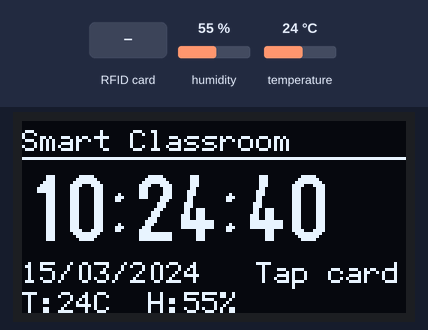
A sketch run on a simulated ESP32. Parts: 128×64 one-colour display. The inputs (shaded band) are chosen by the test bench; at power-on: humidity 55 %, temperature 24 °C. WiFi joins after 1.5 s; servers stay silent unless stated; uploads are accepted with an empty reply; the local clock reads 2024-03-15 10:24:30 at power-on unless the sketch sets it; what the sketch prints to the serial monitor is not drawn.

Above: at 10.7 s.
10.8 s: RFID card 5E 7A 19 C4 held to the reader
At 11.3 s:
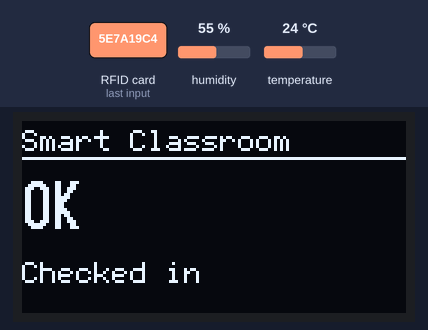
16.6 s: humidity set to 22 %
At 20.2 s:
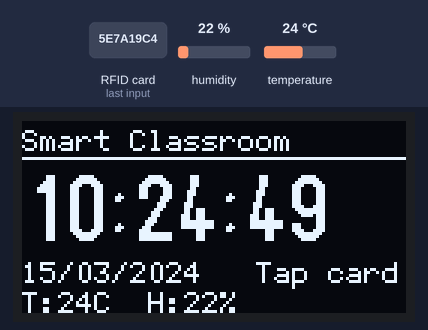
21.9 s: temperature set to 12 °C
At 25.3 s:
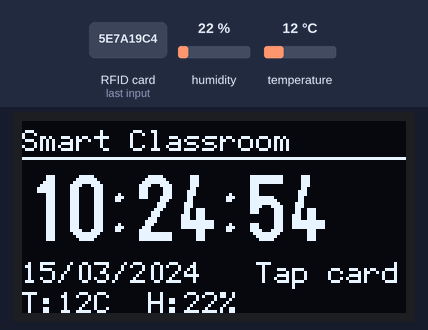
27.0 s: humidity set to 40 %
At 30.4 s:
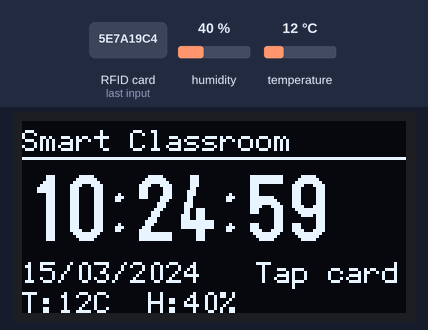
32.1 s: temperature set to 19 °C
At 35.1 s:
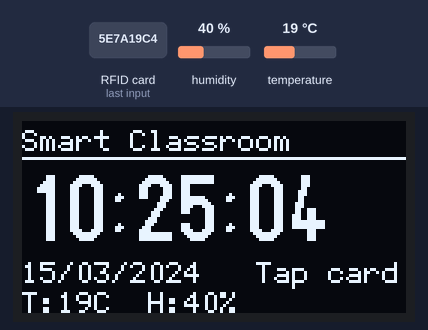
Timing chart, 0 to 36.6 s (numbered marks = the images above; inputs shaded):
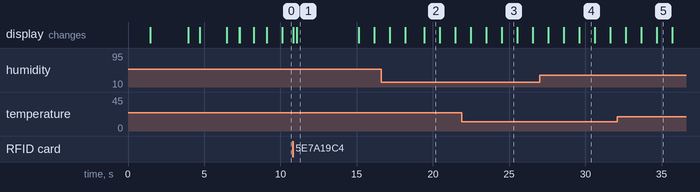

The sketch:

esp32_a_hub.ino
```cpp
/*
 * ESP-A Hub — Fresh build (เวอร์ชันก่อนแก้ขา)
 * RC522 + DHT11 + OLED SSD1306 0.96"
 *
 * OLED: SDA=21 SCL=22
 * DHT11: DATA=32
 * RC522: SS=5 RST=17 SCK=18 MOSI=23 MISO=19
 */

#include <WiFi.h>
#include <HTTPClient.h>
#include <WiFiClientSecure.h>
#include <SPI.h>
#include <MFRC522.h>
#include <Wire.h>
#include <U8g2lib.h>
#include <DHT.h>
#include <time.h>
#include "soc/soc.h"
#include "soc/rtc_cntl_reg.h"

const char* WIFI_SSID   = "ELECLAB2";
const char* WIFI_PASS   = "171172173";

// ออนไลน์ Render (หลัก) — local เป็นสำรองถ้า Render ล้ม
const bool  USE_HTTPS_DEFAULT = true;
const char* RENDER_HOST = "education-app-myav.onrender.com";
const char* LOCAL_HOST  = "10.5.200.126";
const int   LOCAL_PORT  = 8000;

const char* RFID_API_KEY     = "demo-reader-key-12345";
const char* TEMP_API_KEY     = "sensor-temp-key";
const char* HUMIDITY_API_KEY = "sensor-humidity-key";

bool useRender = true;

#define PIN_OLED_SDA  21
#define PIN_OLED_SCL  22
#define PIN_DHT       32
#define PIN_RFID_SS   5
#define PIN_RFID_RST  17
#define PIN_RFID_SCK  18
#define PIN_RFID_MISO 19
#define PIN_RFID_MOSI 23

U8G2_SSD1306_128X64_NONAME_F_SW_I2C u8_ssd(
    U8G2_R0, PIN_OLED_SCL, PIN_OLED_SDA, U8X8_PIN_NONE);
U8G2_SH1106_128X64_NONAME_F_SW_I2C u8_sh(
    U8G2_R0, PIN_OLED_SCL, PIN_OLED_SDA, U8X8_PIN_NONE);
U8G2* oled = nullptr;

DHT dht(PIN_DHT, DHT11);
MFRC522 mfrc522(PIN_RFID_SS, PIN_RFID_RST);

const unsigned long SENSOR_MS = 5000;
const unsigned long UI_MS     = 1000;
const unsigned long RFID_COOLDOWN_MS = 2500;

unsigned long lastSensorMs = 0;
unsigned long lastUiMs = 0;
unsigned long lastRfidMs = 0;
unsigned long overlayUntil = 0;

float lastTemp = NAN;
float lastHum = NAN;
String myIp = "-";
bool oledOk = false;
bool rfidOk = false;
bool timeOk = false;
char lineTitle[22] = "";
char lineDetail[22] = "";

String baseUrl() {
  if (useRender) {
    return String("https://") + RENDER_HOST;
  }
  return String("http://") + LOCAL_HOST + ":" + LOCAL_PORT;
}

WiFiClient plainClient;
WiFiClientSecure secureClient;

void logln(const String& s) {
  Serial.println(s);
  Serial.flush();
}

void showOverlay(const char* title, const char* detail, unsigned long ms = 3500) {
  snprintf(lineTitle, sizeof(lineTitle), "%.21s", title);
  snprintf(lineDetail, sizeof(lineDetail), "%.21s", detail);
  overlayUntil = millis() + ms;
  logln(String("[UI] ") + title + " | " + detail);
}

void getClock(char* t, char* d) {
  struct tm ti;
  if (!getLocalTime(&ti, 40)) {
    strcpy(t, "--:--:--");
    strcpy(d, "----/--/--");
    return;
  }
  snprintf(t, 16, "%02d:%02d:%02d", ti.tm_hour, ti.tm_min, ti.tm_sec);
  snprintf(d, 16, "%02d/%02d/%04d", ti.tm_mday, ti.tm_mon + 1, ti.tm_year + 1900);
}

void drawUi() {
  if (!oledOk || !oled) return;
  char t[16], d[16], sens[28];
  getClock(t, d);
  if (isnan(lastTemp) || isnan(lastHum)) strcpy(sens, "T:--C  H:--%");
  else snprintf(sens, sizeof(sens), "T:%.0fC  H:%.0f%%", lastTemp, lastHum);

  oled->clearBuffer();
  oled->setFont(u8g2_font_6x12_tf);
  oled->drawStr(0, 10, "Smart Classroom");
  oled->drawHLine(0, 12, 128);

  if (millis() < overlayUntil) {
    oled->setFont(u8g2_font_logisoso16_tf);
    oled->drawStr(0, 36, lineTitle);
    oled->setFont(u8g2_font_6x12_tf);
    oled->drawStr(0, 54, lineDetail);
  } else {
    oled->setFont(u8g2_font_logisoso22_tf);
    oled->drawStr(0, 40, t);
    oled->setFont(u8g2_font_6x12_tf);
    oled->drawStr(0, 54, d);
    oled->drawStr(0, 64, sens);
    oled->drawStr(78, 54, rfidOk ? "Tap card" : "No RFID");
  }
  oled->sendBuffer();
}

bool startOled(U8G2& drv, const char* name, uint8_t addr7) {
  drv.setI2CAddress(addr7 << 1);
  if (!drv.begin()) return false;
  drv.setPowerSave(0);
  oled = &drv;
  oledOk = true;
  oled->clearBuffer();
  oled->setFont(u8g2_font_ncenB14_tr);
  oled->drawStr(20, 30, "HELLO");
  oled->setFont(u8g2_font_6x12_tf);
  oled->drawStr(10, 50, name);
  oled->sendBuffer();
  Serial.printf("[OLED] OK %s @ 0x%02X\n", name, addr7);
  delay(900);
  return true;
}

bool initOled() {
  logln("[OLED] SSD1306 0.96\" SDA=21 SCL=22");
  pinMode(PIN_OLED_SDA, INPUT_PULLUP);
  pinMode(PIN_OLED_SCL, INPUT_PULLUP);
  delay(80);
  Wire.begin(PIN_OLED_SDA, PIN_OLED_SCL);
  Wire.setClock(100000);
  delay(80);
  bool has3C = false, has3D = false;
  int hits = 0;
  for (uint8_t a = 1; a < 127; a++) {
    Wire.beginTransmission(a);
    if (Wire.endTransmission() == 0) {
      hits++;
      Serial.printf("  I2C 0x%02X\n", a);
      if (a == 0x3C) has3C = true;
      if (a == 0x3D) has3D = true;
    }
  }
  Serial.printf("[OLED] scan hits=%d\n", hits);
  Wire.end();
  delay(30);
  if (hits == 0) return false;
  uint8_t addrs[2];
  int n = 0;
  if (has3C) addrs[n++] = 0x3C;
  if (has3D) addrs[n++] = 0x3D;
  if (n == 0) { addrs[n++] = 0x3C; addrs[n++] = 0x3D; }
  for (int i = 0; i < n; i++) {
    if (startOled(u8_ssd, "SSD1306", addrs[i])) return true;
    if (startOled(u8_sh, "SH1106", addrs[i])) return true;
  }
  return false;
}

bool connectWifi() {
  showOverlay("WiFi", "Connecting...", 2000);
  drawUi();
  WiFi.persistent(false);
  WiFi.mode(WIFI_OFF);
  delay(150);
  WiFi.mode(WIFI_STA);
  WiFi.setSleep(false);
  WiFi.setTxPower(WIFI_POWER_11dBm);
  WiFi.begin(WIFI_SSID, WIFI_PASS);
  unsigned long t0 = millis();
  while (WiFi.status() != WL_CONNECTED && millis() - t0 < 25000) {
    delay(400);
    Serial.print(".");
  }
  Serial.println();
  if (WiFi.status() != WL_CONNECTED) {
    showOverlay("WiFi FAIL", "Check SSID/pass");
    drawUi();
    return false;
  }
  myIp = WiFi.localIP().toString();
  showOverlay("WiFi OK", myIp.c_str(), 1500);
  drawUi();
  delay(800);
  overlayUntil = 0;
  return true;
}

void syncTime() {
  showOverlay("Time", "NTP sync...", 2000);
  drawUi();
  configTime(7 * 3600, 0, "pool.ntp.org", "time.nist.gov");
  struct tm ti;
  for (int i = 0; i < 20; i++) {
    if (getLocalTime(&ti, 500)) {
      timeOk = true;
      char t[16], d[16];
      getClock(t, d);
      showOverlay(t, d, 1200);
      drawUi();
      delay(700);
      overlayUntil = 0;
      return;
    }
  }
  timeOk = false;
  showOverlay("Time FAIL", "No NTP");
  drawUi();
}

bool postRaw(const String& path, const String& body,
             const char* hdrKey, const char* hdrVal, String& responseOut) {
  responseOut = "";
  if (WiFi.status() != WL_CONNECTED) return false;
  useRender = true;

  for (int attempt = 1; attempt <= 2; attempt++) {
    HTTPClient http;
    http.setTimeout(15000);
    http.setConnectTimeout(15000);
    http.setReuse(false);
    String url = String("https://") + RENDER_HOST + path;
    Serial.printf("POST try %d %s\n", attempt, url.c_str());
    if (!http.begin(secureClient, url)) {
      delay(300);
      continue;
    }
    http.addHeader("Content-Type", "application/json");
    http.addHeader("Connection", "close");
    if (hdrKey && hdrVal) http.addHeader(hdrKey, hdrVal);
    int code = http.POST(body);
    responseOut = http.getString();
    Serial.printf("POST %s -> %d\n", path.c_str(), code);
    http.end();
    if (code >= 200 && code < 300) return true;
    delay(500);
  }
  return false;
}

bool pushSensorsGet(float t, float h) {
  if (WiFi.status() != WL_CONNECTED) return false;
  HTTPClient http;
  http.setTimeout(90000);
  http.setConnectTimeout(90000);
  http.setReuse(false);
  String url = String("https://") + RENDER_HOST + "/api/sensors/push?temp=" + String(t, 1) + "&humidity=" + String(h, 1);
  Serial.println(url);
  if (!http.begin(secureClient, url)) {
    Serial.println("sensor begin FAIL");
    return false;
  }
  http.addHeader("Connection", "close");
  int code = http.GET();
  String body = http.getString();
  http.end();
  Serial.printf("SENSOR HTTP %d len=%d\n", code, body.length());
  return code >= 200 && code < 300;
}

bool readDht(float& t, float& h) {
  h = dht.readHumidity();
  delay(50);
  t = dht.readTemperature();
  if (!isnan(t) && !isnan(h) && t >= 0 && t <= 60 && h >= 0 && h <= 100) return true;
  delay(1200);
  h = dht.readHumidity();
  delay(50);
  t = dht.readTemperature();
  return !isnan(t) && !isnan(h) && t >= 0 && t <= 60 && h >= 0 && h <= 100;
}

void handleSensor() {
  float t, h;
  if (!readDht(t, h)) {
    showOverlay("Sensor", "DHT11 fail");
    drawUi();
    return;
  }
  lastTemp = t;
  lastHum = h;
  Serial.printf("DHT11 T=%.0f H=%.0f\n", t, h);
  if (!pushSensorsGet(t, h)) {
    Serial.println("sensor push FAIL");
  }
}

String uidHex(MFRC522::Uid* uid) {
  String s;
  for (byte i = 0; i < uid->size; i++) {
    if (uid->uidByte[i] < 0x10) s += "0";
    s += String(uid->uidByte[i], HEX);
  }
  s.toUpperCase();
  return s;
}

String jsonStr(const String& json, const char* key) {
  String needle = String("\"") + key + "\":\"";
  int p = json.indexOf(needle);
  if (p < 0) return "";
  p += needle.length();
  int e = json.indexOf('"', p);
  if (e < 0) return "";
  return json.substring(p, e);
}

bool jsonBoolTrue(const String& json, const char* key) {
  String needle = String("\"") + key + "\":";
  int p = json.indexOf(needle);
  if (p < 0) return false;
  p += needle.length();
  while (p < (int)json.length() && (json[p] == ' ')) p++;
  return json.startsWith("true", p);
}

bool initRfid() {
  logln("[RFID] RC522 SS=5 RST=17 (3.3V only)");
  pinMode(PIN_RFID_SS, OUTPUT);
  digitalWrite(PIN_RFID_SS, HIGH);
  pinMode(PIN_RFID_RST, OUTPUT);
  digitalWrite(PIN_RFID_RST, LOW);
  delay(40);
  digitalWrite(PIN_RFID_RST, HIGH);
  delay(40);
  SPI.begin(PIN_RFID_SCK, PIN_RFID_MISO, PIN_RFID_MOSI, PIN_RFID_SS);
  SPI.setFrequency(1000000);
  mfrc522.PCD_Init();
  delay(80);
  byte ver = 0;
  for (int i = 0; i < 5; i++) {
    ver = mfrc522.PCD_ReadRegister(mfrc522.VersionReg);
    Serial.printf("  version=0x%02X\n", ver);
    if (ver != 0x00 && ver != 0xFF) break;
    mfrc522.PCD_Init();
    delay(80);
  }
  rfidOk = (ver != 0x00 && ver != 0xFF);
  if (!rfidOk) {
    showOverlay("RFID FAIL", "Check 3.3V/SPI");
    drawUi();
    return false;
  }
  showOverlay("RFID ready", "Tap student card", 1500);
  drawUi();
  delay(800);
  overlayUntil = 0;
  return true;
}

void handleRfid() {
  if (!rfidOk) return;
  if (millis() < overlayUntil) return; // อย่าอ่านบัตรใหม่ระหว่างโชว์ข้อความ/UID
  if (millis() - lastRfidMs < RFID_COOLDOWN_MS) return;
  if (!mfrc522.PICC_IsNewCardPresent() || !mfrc522.PICC_ReadCardSerial()) return;
  lastRfidMs = millis();
  String uid = uidHex(&mfrc522.uid);
  logln("RFID UID=" + uid);
  showOverlay("Scanning", uid.c_str(), 1500);
  drawUi();
  String body = String("{\"card_uid\":\"") + uid + "\"}";
  String resp;
  bool httpOk = postRaw("/api/rfid/scan", body, "X-API-Key", RFID_API_KEY, resp);
  mfrc522.PICC_HaltA();
  mfrc522.PCD_StopCrypto1();

  bool unknownCard = (!httpOk) &&
      ((resp.indexOf("success") >= 0 && resp.indexOf("false") >= 0) ||
       resp.indexOf("ไม่พบ") >= 0);

  if (!httpOk) {
    if (unknownCard) {
      // 1) บอกก่อนว่าไม่รู้จักบัตร
      showOverlay("Access Denied", "Unknown card", 2500);
      drawUi();
      delay(2500);
      // 2) แล้วค้างเลขบัตร 8 วินาที ให้คัดลอกลงทะเบียน
      char uidLine[22];
      snprintf(uidLine, sizeof(uidLine), "%.21s", uid.c_str());
      showOverlay("Card UID", uidLine, 8000);
      drawUi();
      lastRfidMs = millis(); // กันอ่านซ้ำระหว่างโชว์ UID
    } else {
      showOverlay("Server error", "Check network", 3500);
      drawUi();
    }
    return;
  }

  String name = jsonStr(resp, "name");
  String status = jsonStr(resp, "status");
  bool dup = jsonBoolTrue(resp, "duplicate");
  if (name.length() > 18) name = name.substring(0, 18);
  if (dup) showOverlay("Already in", name.c_str());
  else if (status == "late") showOverlay("LATE", name.length() ? name.c_str() : "Checked in");
  else if (status == "present") showOverlay("PRESENT", name.length() ? name.c_str() : "Checked in");
  else showOverlay("OK", name.length() ? name.c_str() : "Checked in");
  drawUi();
}

void setup() {
  WRITE_PERI_REG(RTC_CNTL_BROWN_OUT_REG, 0);
  Serial.begin(115200);
  delay(1200);
  logln("");
  logln("########################################");
  logln("# ESP-A Fresh: RFID + DHT11 + OLED    #");
  logln("########################################");
  initOled();
  pinMode(PIN_DHT, INPUT_PULLUP);
  dht.begin();
  delay(1500);
  float t, h;
  if (readDht(t, h)) {
    lastTemp = t;
    lastHum = h;
    char b[22];
    snprintf(b, sizeof(b), "T=%.0fC H=%.0f%%", t, h);
    showOverlay("DHT11 OK", b, 1200);
    drawUi();
    delay(700);
    overlayUntil = 0;
  }
  if (connectWifi()) {
    secureClient.setInsecure();
    secureClient.setTimeout(30);
    useRender = true;
    syncTime();
  }
  initRfid();
  lastSensorMs = millis() - SENSOR_MS;
  lastUiMs = millis();
  drawUi();
  logln("---- SUMMARY ----");
  logln(String("OLED : ") + (oledOk ? "OK" : "FAIL"));
  logln(String("RFID : ") + (rfidOk ? "OK" : "FAIL"));
  logln(String("WiFi : ") + myIp);
  logln(String("Server: ") + baseUrl());
  logln("RFID mode = classroom attendance check-in");
  logln("-----------------");
}

void loop() {
  if (WiFi.status() != WL_CONNECTED) {
    showOverlay("WiFi lost", "Reconnecting");
    drawUi();
    WiFi.reconnect();
    delay(1500);
    return;
  }
  handleRfid();
  if (millis() - lastSensorMs >= SENSOR_MS) {
    lastSensorMs = millis();
    handleSensor();
  }
  if (millis() - lastUiMs >= UI_MS) {
    lastUiMs = millis();
    drawUi();
  }
}
```

Measured:
- after the input at 10.8 s, the display: first changes after 0.05 s (image 1 shows a later state)
- what the display in image 1 shows lasts 4.0 s, from 11.1 s to 15.1 s
- what the display in image 2 shows lasts 1.1 s, from 19.4 s to 20.5 s
